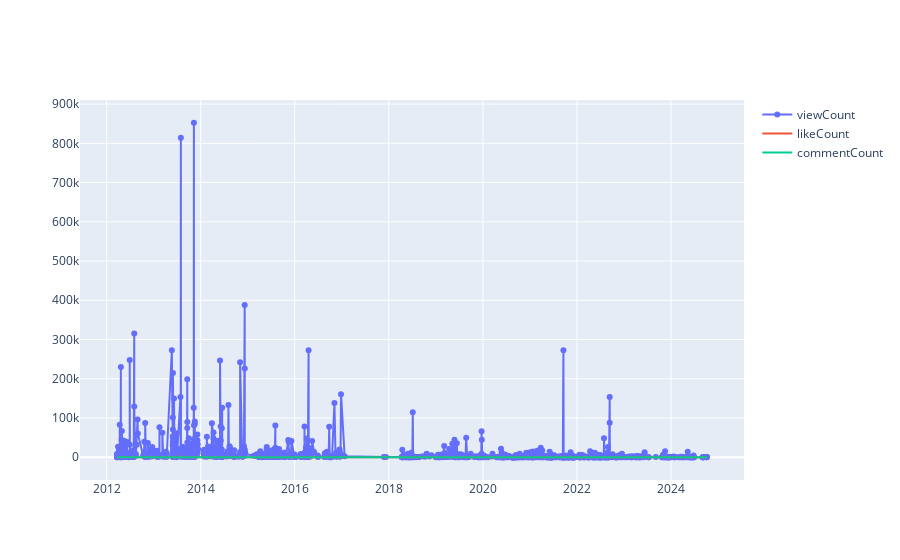

Notebook cell for this chart:
### Code cell
fig = go.Figure()
fig.add_trace(go.Scatter(x=df.index, y=df['viewCount'],
                         mode="lines+markers",
                         name="viewCount",
                         customdata=df[['videoTitle', 'videoId']],
                         hovertemplate=
                        '<b>publishedAt</b>: %{x}<br>' +
                        '<b>viewCount</b>: %{y:.2f}<br>' +
                        '<b>videoTitle</b>: %{customdata[0]}<br>' +
                        '<b>videoId</b>: %{customdata[1]}' +
                        '<extra></extra>',))
fig.add_trace(go.Scatter(x=df.index, y=df['likeCount'],
                             mode="lines",
                             name="likeCount"))
fig.add_trace(go.Scatter(x=df.index, y=df['commentCount'],
                         mode="lines",
                         name="commentCount"))

### Figure 1 — Plotly figure (JSON) as saved in the notebook; plotly's stock layout.template omitted (floating-point values rounded to 4 significant figures; data arrays with more than 128 entries replaced by an {"elided": "..."} marker saying what was removed)
{"data": [{"customdata": {"elided": "1330x2 str values"}, "hovertemplate": "<b>publishedAt</b>: %{x}<br><b>viewCount</b>: %{y:.2f}<br><b>videoTitle</b>: %{customdata[0]}<br><b>videoId</b>: %{customdata[1]}<extra></extra>", "mode": "lines+markers", "name": "viewCount", "type": "scatter", "x": {"elided": "1330 str values"}, "y": {"elided": "1330 int values"}}, {"mode": "lines", "name": "likeCount", "type": "scatter", "x": {"elided": "1330 str values"}, "y": {"elided": "1330 int values"}}, {"mode": "lines", "name": "commentCount", "type": "scatter", "x": {"elided": "1330 str values"}, "y": {"elided": "1330 int values"}}], "layout": {}}
